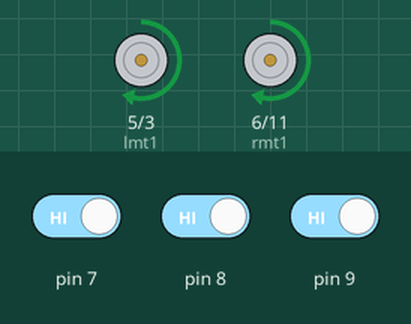
A sketch run on a simulated Arduino Uno, built with avr-gcc and run on an emulated ATmega328P. Shown: motor-driver pin pairs drawn as motors (green arrow = first pin HIGH = forward, orange = second pin HIGH = backward, longer = more drive). The inputs (shaded band) are chosen by the test bench; at power-on: pin 8 HIGH, pin 7 HIGH, pin 9 HIGH.

Above: at 1.2 s.
1.3 s: pin 8 driven LOW
At 1.9 s:
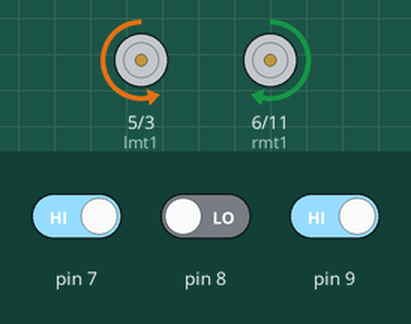
2.8 s: pin 7 driven LOW
At 4.0 s:
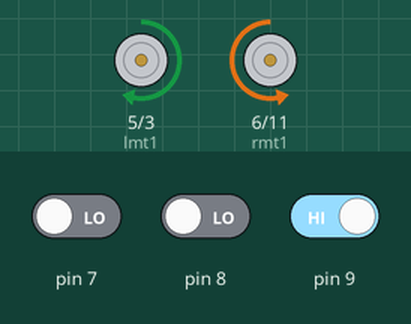
4.3 s: pin 9 driven LOW
At 5.3 s:
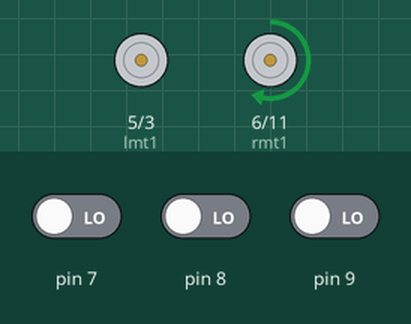
5.8 s: pin 9 driven HIGH
At 6.5 s:
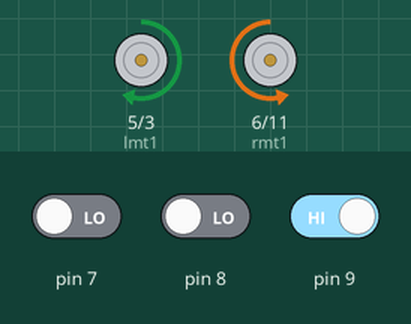
Timing chart, 0 to 8.3 s (numbered marks = the images above; inputs shaded):
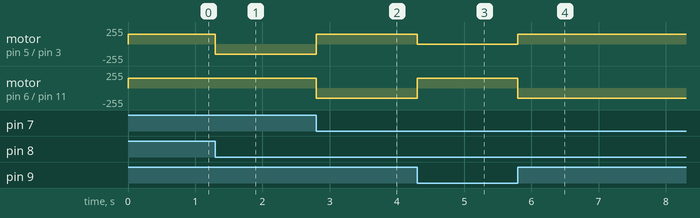

The sketch:

light_follower.ino
```cpp
int ls;
int cs;
int rs;
int lmt1 = 5;
int lmt2 = 3;
int rmt1 = 6;
int rmt2 = 11;
void setup() {
  pinMode(7, INPUT);
  pinMode(8, INPUT);
  pinMode(9, INPUT);
  pinMode(lmt1, OUTPUT);
  pinMode(lmt2, OUTPUT);
  pinMode(rmt1, OUTPUT);
  pinMode(rmt2, OUTPUT);
}

void loop() {
  ls = digitalRead(7);
  cs = digitalRead(8);
  rs = digitalRead(9);
  if (ls == LOW && cs == LOW && rs == LOW)
  {
    stpleft();
  }
  else if (ls == HIGH && cs == LOW && rs == LOW)
  {
    left();
  }
  else if (ls == LOW && cs == LOW && rs == HIGH)
  {
    right();
  }
  else if (ls == LOW && cs == HIGH && rs == LOW)
  {
    forward();
  }
  else if (ls == HIGH && cs == HIGH && rs == LOW)
  {
    forward();
  }
  else if (ls == LOW && cs == HIGH && rs == HIGH)
  {
    forward();
  }
  else if (ls == HIGH && cs == HIGH && rs == HIGH)
  {
    forward();
  }
  else if (ls == HIGH && cs == LOW && rs == HIGH)
  {
    left();
  }
}
void forward()
{
  analogWrite(lmt1, 150);
  analogWrite(lmt2, 0);
  analogWrite(rmt1, 150);
  analogWrite(rmt2, 0);
}
void reverse()
{
  analogWrite(lmt1, 0);
  analogWrite(lmt2, 150);
  analogWrite(rmt1, 0);
  analogWrite(rmt2, 150);
}
void left()
{
  analogWrite(lmt1, 0);
  analogWrite(lmt2, 150);
  analogWrite(rmt1, 150);
  analogWrite(rmt2, 0);
}
void right()
{
  analogWrite(lmt1, 150);
  analogWrite(lmt2, 0);
  analogWrite(rmt1, 0);
  analogWrite(rmt2, 150);
}
void stp()
{
  analogWrite(lmt1, 0);
  analogWrite(lmt2, 0);
  analogWrite(rmt1, 0);
  analogWrite(rmt2, 0);
}
void stpleft()
{
  analogWrite(lmt1, 0);
  analogWrite(lmt2, 0);
  analogWrite(rmt1, 150);
  analogWrite(rmt2, 0);
}
void stpright()
{
  analogWrite(lmt1, 150);
  analogWrite(lmt2, 0);
  analogWrite(rmt1, 0);
  analogWrite(rmt2, 0);
}
```

Measured:
- after the input at 1.3 s, motor on pin 5 (lmt1) / pin 3 (lmt2): forward 150/255 → backward 150/255 at once
- after the input at 2.8 s, motor on pin 5 (lmt1) / pin 3 (lmt2): backward 150/255 → forward 150/255 at once; motor on pin 6 (rmt1) / pin 11 (rmt2): forward 150/255 → backward 150/255 at once
- after the input at 4.3 s, motor on pin 5 (lmt1) / pin 3 (lmt2): forward 150/255 → stopped at once; motor on pin 6 (rmt1) / pin 11 (rmt2): backward 150/255 → forward 150/255 at once
- after the input at 5.8 s, motor on pin 5 (lmt1) / pin 3 (lmt2): stopped → forward 150/255 at once; motor on pin 6 (rmt1) / pin 11 (rmt2): forward 150/255 → backward 150/255 at once
